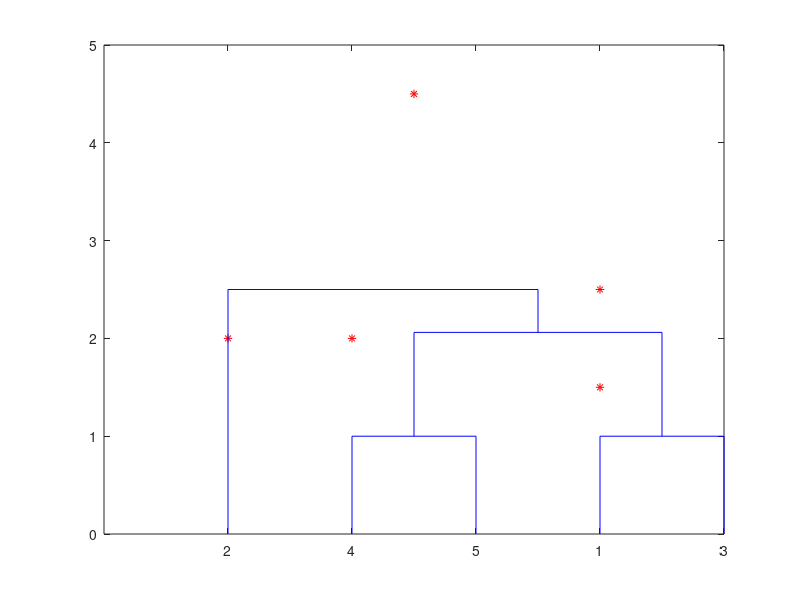

MATLAB code to generate this figure:
% Hirarchical Clustering
% 
clc
close all
%%% Read more: https://in.mathworks.com/help/stats/hierarchical-clustering.html
%%%%visualisation of data points%%%%
X = [1 2; 2.5 4.5; 2 2; 4 1.5; 4 2.5];
plot(X(:,1),X(:,2),'r*')
axis([0 5 0 5])

%%%%%Finding dissimilarity matrix: pdist command is used
Y=pdist(X)
squareform(pdist(X))
pause
%%%Cluster the datapoints based on the type of linkage
%Read more about linkages: https://in.mathworks.com/help/stats/linkage.html
Z=linkage(Y)
pause

%Z=linkage(Y,'complete')
%Z=linkage(meas,'average','cityblock');

%In this output, each row identifies a link between objects or clusters.
%The first two columns identify the objects that have been linked. 
%The third column contains the distance between these objects.
%For the sample data set of x- and y-coordinates, the linkage function
%begins by grouping objects 4 and 5, which have the closest proximity
%(distance value = 1.0000)

%%Draw the dendogram
%%%%Read more: https://in.mathworks.com/help/stats/dendrogram.html
tree=dendrogram(Z)

%%%Make clusters by selecting number of clusters
T = cluster(Z,"maxclust",2)% two clusters will be created
T = cluster(Z,"maxclust",3)% three clusters will be created


